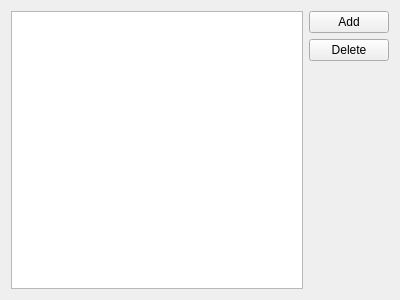
<?xml version="1.0" encoding="UTF-8"?>
<ui version="4.0">
 <class>ImplementationsWidget</class>
 <widget class="QWidget" name="ImplementationsWidget">
  <property name="geometry">
   <rect>
    <x>0</x>
    <y>0</y>
    <width>400</width>
    <height>300</height>
   </rect>
  </property>
  <property name="windowTitle">
   <string>Form</string>
  </property>
  <layout class="QGridLayout" name="gridLayout">
   <item row="0" column="0" rowspan="3">
    <widget class="QTableView" name="tableView">
     <property name="selectionMode">
      <enum>QAbstractItemView::SingleSelection</enum>
     </property>
     <property name="selectionBehavior">
      <enum>QAbstractItemView::SelectRows</enum>
     </property>
     <attribute name="horizontalHeaderDefaultSectionSize">
      <number>60</number>
     </attribute>
     <attribute name="horizontalHeaderStretchLastSection">
      <bool>true</bool>
     </attribute>
     <attribute name="verticalHeaderVisible">
      <bool>false</bool>
     </attribute>
    </widget>
   </item>
   <item row="0" column="1">
    <widget class="QPushButton" name="addButton">
     <property name="text">
      <string>Add</string>
     </property>
    </widget>
   </item>
   <item row="1" column="1">
    <widget class="QPushButton" name="deleteButton">
     <property name="text">
      <string>Delete</string>
     </property>
    </widget>
   </item>
   <item row="2" column="1">
    <spacer name="verticalSpacer">
     <property name="orientation">
      <enum>Qt::Vertical</enum>
     </property>
     <property name="sizeHint" stdset="0">
      <size>
       <width>20</width>
       <height>217</height>
      </size>
     </property>
    </spacer>
   </item>
  </layout>
 </widget>
 <resources/>
 <connections/>
</ui>
